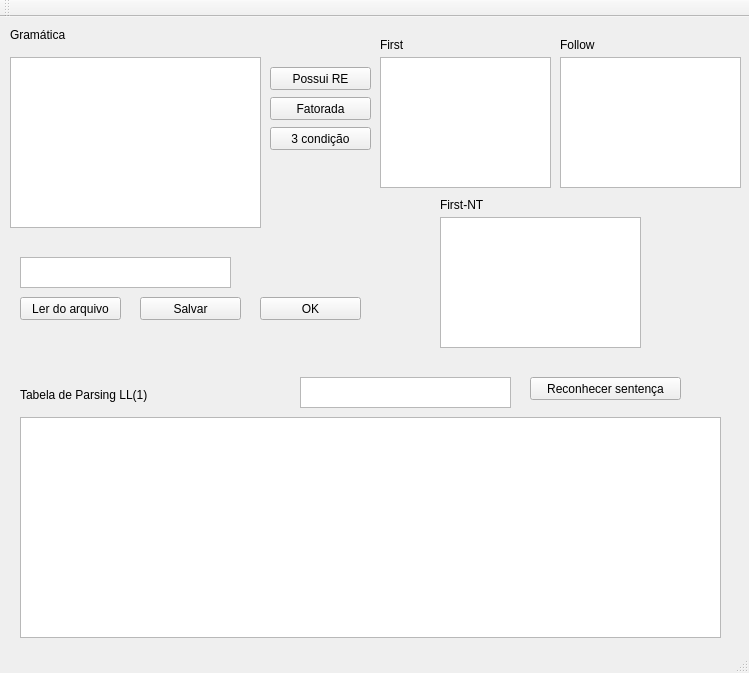
<?xml version="1.0" encoding="UTF-8"?>
<ui version="4.0">
 <class>MainWindow</class>
 <widget class="QMainWindow" name="MainWindow">
  <property name="geometry">
   <rect>
    <x>0</x>
    <y>0</y>
    <width>749</width>
    <height>673</height>
   </rect>
  </property>
  <property name="windowTitle">
   <string>MainWindow</string>
  </property>
  <widget class="QWidget" name="centralWidget">
   <widget class="QTextEdit" name="gramatica">
    <property name="geometry">
     <rect>
      <x>10</x>
      <y>40</y>
      <width>251</width>
      <height>171</height>
     </rect>
    </property>
   </widget>
   <widget class="QLabel" name="label">
    <property name="geometry">
     <rect>
      <x>10</x>
      <y>10</y>
      <width>81</width>
      <height>16</height>
     </rect>
    </property>
    <property name="text">
     <string>Gramática</string>
    </property>
   </widget>
   <widget class="QTextEdit" name="tabelaParse">
    <property name="geometry">
     <rect>
      <x>20</x>
      <y>400</y>
      <width>701</width>
      <height>221</height>
     </rect>
    </property>
   </widget>
   <widget class="QLabel" name="label_2">
    <property name="geometry">
     <rect>
      <x>20</x>
      <y>370</y>
      <width>221</width>
      <height>16</height>
     </rect>
    </property>
    <property name="text">
     <string>Tabela de Parsing LL(1)</string>
    </property>
   </widget>
   <widget class="QTextEdit" name="nomeArquivo">
    <property name="geometry">
     <rect>
      <x>20</x>
      <y>240</y>
      <width>211</width>
      <height>31</height>
     </rect>
    </property>
   </widget>
   <widget class="QPushButton" name="lerDoArquivo">
    <property name="geometry">
     <rect>
      <x>20</x>
      <y>280</y>
      <width>101</width>
      <height>23</height>
     </rect>
    </property>
    <property name="text">
     <string>Ler do arquivo</string>
    </property>
   </widget>
   <widget class="QPushButton" name="reconhecer">
    <property name="geometry">
     <rect>
      <x>530</x>
      <y>360</y>
      <width>151</width>
      <height>23</height>
     </rect>
    </property>
    <property name="text">
     <string>Reconhecer sentença</string>
    </property>
   </widget>
   <widget class="QTextEdit" name="sentenca">
    <property name="geometry">
     <rect>
      <x>300</x>
      <y>360</y>
      <width>211</width>
      <height>31</height>
     </rect>
    </property>
   </widget>
   <widget class="QPushButton" name="possuiRE">
    <property name="geometry">
     <rect>
      <x>270</x>
      <y>50</y>
      <width>101</width>
      <height>23</height>
     </rect>
    </property>
    <property name="text">
     <string>Possui RE</string>
    </property>
   </widget>
   <widget class="QPushButton" name="fatorada">
    <property name="geometry">
     <rect>
      <x>270</x>
      <y>80</y>
      <width>101</width>
      <height>23</height>
     </rect>
    </property>
    <property name="text">
     <string>Fatorada</string>
    </property>
   </widget>
   <widget class="QPushButton" name="condicao3">
    <property name="geometry">
     <rect>
      <x>270</x>
      <y>110</y>
      <width>101</width>
      <height>23</height>
     </rect>
    </property>
    <property name="text">
     <string>3 condição</string>
    </property>
   </widget>
   <widget class="QTextEdit" name="first">
    <property name="geometry">
     <rect>
      <x>380</x>
      <y>40</y>
      <width>171</width>
      <height>131</height>
     </rect>
    </property>
   </widget>
   <widget class="QTextEdit" name="follow">
    <property name="geometry">
     <rect>
      <x>560</x>
      <y>40</y>
      <width>181</width>
      <height>131</height>
     </rect>
    </property>
   </widget>
   <widget class="QTextEdit" name="firstNT">
    <property name="geometry">
     <rect>
      <x>440</x>
      <y>200</y>
      <width>201</width>
      <height>131</height>
     </rect>
    </property>
   </widget>
   <widget class="QLabel" name="label_3">
    <property name="geometry">
     <rect>
      <x>380</x>
      <y>20</y>
      <width>81</width>
      <height>16</height>
     </rect>
    </property>
    <property name="text">
     <string>First</string>
    </property>
   </widget>
   <widget class="QLabel" name="label_4">
    <property name="geometry">
     <rect>
      <x>560</x>
      <y>20</y>
      <width>81</width>
      <height>16</height>
     </rect>
    </property>
    <property name="text">
     <string>Follow</string>
    </property>
   </widget>
   <widget class="QLabel" name="label_5">
    <property name="geometry">
     <rect>
      <x>440</x>
      <y>180</y>
      <width>81</width>
      <height>16</height>
     </rect>
    </property>
    <property name="text">
     <string>First-NT</string>
    </property>
   </widget>
   <widget class="QPushButton" name="salvar">
    <property name="geometry">
     <rect>
      <x>140</x>
      <y>280</y>
      <width>101</width>
      <height>23</height>
     </rect>
    </property>
    <property name="text">
     <string>Salvar</string>
    </property>
   </widget>
   <widget class="QPushButton" name="OK">
    <property name="geometry">
     <rect>
      <x>260</x>
      <y>280</y>
      <width>101</width>
      <height>23</height>
     </rect>
    </property>
    <property name="text">
     <string>OK</string>
    </property>
   </widget>
  </widget>
  <widget class="QMenuBar" name="menuBar">
   <property name="geometry">
    <rect>
     <x>0</x>
     <y>0</y>
     <width>749</width>
     <height>20</height>
    </rect>
   </property>
  </widget>
  <widget class="QToolBar" name="mainToolBar">
   <attribute name="toolBarArea">
    <enum>TopToolBarArea</enum>
   </attribute>
   <attribute name="toolBarBreak">
    <bool>false</bool>
   </attribute>
  </widget>
  <widget class="QStatusBar" name="statusBar"/>
 </widget>
 <layoutdefault spacing="6" margin="11"/>
 <resources/>
 <connections/>
</ui>
